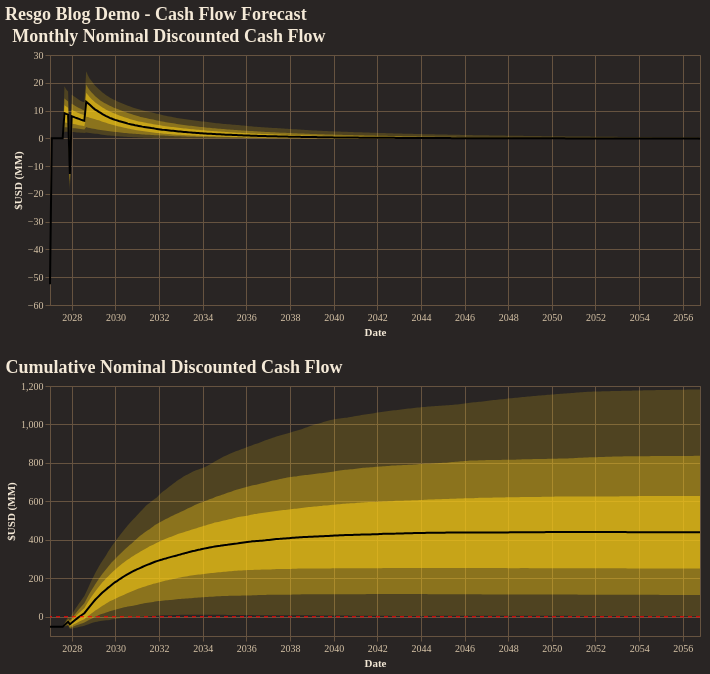

Notebook code cell kept with this figure:
### Code cell
fig = reporter.plotter.combined_cash_flow_plot(
    figsize=(650, 250),
    backend=PLOTTING_BACKEND
)
fig.show()

### Figure 1 — Vega-Lite specification as saved in the notebook (floating-point values rounded to 4 significant figures; data arrays with more than 128 entries replaced by an {"elided": "..."} marker saying what was removed)
{"config": {"background": "#292524", "view": {"fill": "#292524", "stroke": "#665340"}, "title": {"color": "#f4e9d7", "font": "Merriweather", "fontSize": 18, "fontWeight": 600, "subtitleColor": "#d5c2a6", "anchor": "start"}, "axis": {"domainColor": "#665340", "gridColor": "#665340", "tickColor": "#665340", "labelColor": "#d5c2a6", "titleColor": "#f4e9d7", "labelFont": "Merriweather", "titleFont": "Merriweather"}, "legend": {"titleColor": "#f4e9d7", "labelColor": "#d5c2a6", "labelFont": "Merriweather", "titleFont": "Merriweather", "orient": "top-right", "symbolType": "circle"}, "header": {"labelColor": "#d5c2a6", "titleColor": "#f4e9d7", "labelFont": "Merriweather", "titleFont": "Merriweather"}, "mark": {"color": "#c78d3b"}, "line": {"color": "#c78d3b"}, "bar": {"color": "#c78d3b"}, "point": {"color": "#ddb06d"}, "area": {"color": "#c78d3b", "opacity": 0.35}, "text": {"color": "#f4e9d7", "font": "Merriweather"}, "range": {"category": ["#5DA5DA", "#F28E2B", "#59C36A", "#E15759", "#B07AA1", "#4ECDC4", "#FF9DA7", "#EDC948"]}}, "vconcat": [{"layer": [{"mark": {"type": "area", "color": "rgba(250, 204, 21, 1.0)", "opacity": 0.18}, "encoding": {"tooltip": [{"field": "date", "title": "Date", "type": "temporal"}, {"field": "p01", "format": ",.2f", "title": "P01", "type": "quantitative"}, {"field": "p10", "format": ",.2f", "title": "P10", "type": "quantitative"}, {"field": "p25", "format": ",.2f", "title": "P25", "type": "quantitative"}, {"field": "p50", "format": ",.2f", "title": "P50", "type": "quantitative"}, {"field": "p75", "format": ",.2f", "title": "P75", "type": "quantitative"}, {"field": "p90", "format": ",.2f", "title": "P90", "type": "quantitative"}, {"field": "p99", "format": ",.2f", "title": "P99", "type": "quantitative"}], "x": {"field": "date", "title": "Date", "type": "temporal"}, "y": {"field": "p01", "title": "$USD (MM)", "type": "quantitative"}, "y2": {"field": "p99"}}}, {"mark": {"type": "area", "color": "rgba(250, 204, 21, 1.0)", "opacity": 0.35}, "encoding": {"tooltip": [{"field": "date", "title": "Date", "type": "temporal"}, {"field": "p01", "format": ",.2f", "title": "P01", "type": "quantitative"}, {"field": "p10", "format": ",.2f", "title": "P10", "type": "quantitative"}, {"field": "p25", "format": ",.2f", "title": "P25", "type": "quantitative"}, {"field": "p50", "format": ",.2f", "title": "P50", "type": "quantitative"}, {"field": "p75", "format": ",.2f", "title": "P75", "type": "quantitative"}, {"field": "p90", "format": ",.2f", "title": "P90", "type": "quantitative"}, {"field": "p99", "format": ",.2f", "title": "P99", "type": "quantitative"}], "x": {"field": "date", "title": "Date", "type": "temporal"}, "y": {"field": "p10", "title": "$USD (MM)", "type": "quantitative"}, "y2": {"field": "p90"}}}, {"mark": {"type": "area", "color": "rgba(250, 204, 21, 1.0)", "opacity": 0.55}, "encoding": {"tooltip": [{"field": "date", "title": "Date", "type": "temporal"}, {"field": "p01", "format": ",.2f", "title": "P01", "type": "quantitative"}, {"field": "p10", "format": ",.2f", "title": "P10", "type": "quantitative"}, {"field": "p25", "format": ",.2f", "title": "P25", "type": "quantitative"}, {"field": "p50", "format": ",.2f", "title": "P50", "type": "quantitative"}, {"field": "p75", "format": ",.2f", "title": "P75", "type": "quantitative"}, {"field": "p90", "format": ",.2f", "title": "P90", "type": "quantitative"}, {"field": "p99", "format": ",.2f", "title": "P99", "type": "quantitative"}], "x": {"field": "date", "title": "Date", "type": "temporal"}, "y": {"field": "p25", "title": "$USD (MM)", "type": "quantitative"}, "y2": {"field": "p75"}}}, {"mark": {"type": "line", "color": "black", "strokeWidth": 2}, "encoding": {"tooltip": [{"field": "date", "title": "Date", "type": "temporal"}, {"field": "p01", "format": ",.2f", "title": "P01", "type": "quantitative"}, {"field": "p10", "format": ",.2f", "title": "P10", "type": "quantitative"}, {"field": "p25", "format": ",.2f", "title": "P25", "type": "quantitative"}, {"field": "p50", "format": ",.2f", "title": "P50", "type": "quantitative"}, {"field": "p75", "format": ",.2f", "title": "P75", "type": "quantitative"}, {"field": "p90", "format": ",.2f", "title": "P90", "type": "quantitative"}, {"field": "p99", "format": ",.2f", "title": "P99", "type": "quantitative"}], "x": {"field": "date", "title": "Date", "type": "temporal"}, "y": {"field": "p50", "title": "$USD (MM)", "type": "quantitative"}}}], "data": {"name": "data-e642e86ec2ddabec4b1c9cd220a53440"}, "height": 250, "title": "Monthly Nominal Discounted Cash Flow", "width": 650}, {"layer": [{"layer": [{"mark": {"type": "area", "color": "rgba(250, 204, 21, 1.0)", "opacity": 0.18}, "encoding": {"tooltip": [{"field": "date", "title": "Date", "type": "temporal"}, {"field": "p01", "format": ",.2f", "title": "P01", "type": "quantitative"}, {"field": "p10", "format": ",.2f", "title": "P10", "type": "quantitative"}, {"field": "p25", "format": ",.2f", "title": "P25", "type": "quantitative"}, {"field": "p50", "format": ",.2f", "title": "P50", "type": "quantitative"}, {"field": "p75", "format": ",.2f", "title": "P75", "type": "quantitative"}, {"field": "p90", "format": ",.2f", "title": "P90", "type": "quantitative"}, {"field": "p99", "format": ",.2f", "title": "P99", "type": "quantitative"}], "x": {"field": "date", "title": "Date", "type": "temporal"}, "y": {"field": "p01", "title": "$USD (MM)", "type": "quantitative"}, "y2": {"field": "p99"}}}, {"mark": {"type": "area", "color": "rgba(250, 204, 21, 1.0)", "opacity": 0.35}, "encoding": {"tooltip": [{"field": "date", "title": "Date", "type": "temporal"}, {"field": "p01", "format": ",.2f", "title": "P01", "type": "quantitative"}, {"field": "p10", "format": ",.2f", "title": "P10", "type": "quantitative"}, {"field": "p25", "format": ",.2f", "title": "P25", "type": "quantitative"}, {"field": "p50", "format": ",.2f", "title": "P50", "type": "quantitative"}, {"field": "p75", "format": ",.2f", "title": "P75", "type": "quantitative"}, {"field": "p90", "format": ",.2f", "title": "P90", "type": "quantitative"}, {"field": "p99", "format": ",.2f", "title": "P99", "type": "quantitative"}], "x": {"field": "date", "title": "Date", "type": "temporal"}, "y": {"field": "p10", "title": "$USD (MM)", "type": "quantitative"}, "y2": {"field": "p90"}}}, {"mark": {"type": "area", "color": "rgba(250, 204, 21, 1.0)", "opacity": 0.55}, "encoding": {"tooltip": [{"field": "date", "title": "Date", "type": "temporal"}, {"field": "p01", "format": ",.2f", "title": "P01", "type": "quantitative"}, {"field": "p10", "format": ",.2f", "title": "P10", "type": "quantitative"}, {"field": "p25", "format": ",.2f", "title": "P25", "type": "quantitative"}, {"field": "p50", "format": ",.2f", "title": "P50", "type": "quantitative"}, {"field": "p75", "format": ",.2f", "title": "P75", "type": "quantitative"}, {"field": "p90", "format": ",.2f", "title": "P90", "type": "quantitative"}, {"field": "p99", "format": ",.2f", "title": "P99", "type": "quantitative"}], "x": {"field": "date", "title": "Date", "type": "temporal"}, "y": {"field": "p25", "title": "$USD (MM)", "type": "quantitative"}, "y2": {"field": "p75"}}}, {"mark": {"type": "line", "color": "black", "strokeWidth": 2}, "encoding": {"tooltip": [{"field": "date", "title": "Date", "type": "temporal"}, {"field": "p01", "format": ",.2f", "title": "P01", "type": "quantitative"}, {"field": "p10", "format": ",.2f", "title": "P10", "type": "quantitative"}, {"field": "p25", "format": ",.2f", "title": "P25", "type": "quantitative"}, {"field": "p50", "format": ",.2f", "title": "P50", "type": "quantitative"}, {"field": "p75", "format": ",.2f", "title": "P75", "type": "quantitative"}, {"field": "p90", "format": ",.2f", "title": "P90", "type": "quantitative"}, {"field": "p99", "format": ",.2f", "title": "P99", "type": "quantitative"}], "x": {"field": "date", "title": "Date", "type": "temporal"}, "y": {"field": "p50", "title": "$USD (MM)", "type": "quantitative"}}}], "data": {"name": "data-46b7cd7515578a542e5eb07724842b09"}, "title": "Cumulative Nominal Discounted Cash Flow"}, {"data": {"name": "data-42990c68f268a11fa16682fcd3437a6f"}, "mark": {"type": "rule", "color": "red", "strokeDash": [4, 4]}, "encoding": {"y": {"field": "zero", "type": "quantitative"}}}], "height": 250, "width": 650}], "title": "Resgo Blog Demo - Cash Flow Forecast", "$schema": "https://vega.github.io/schema/vega-lite/v5.20.1.json", "datasets": {"data-e642e86ec2ddabec4b1c9cd220a53440": {"elided": "360 records"}, "data-46b7cd7515578a542e5eb07724842b09": {"elided": "360 records"}, "data-42990c68f268a11fa16682fcd3437a6f": [{"zero": 0}]}}
